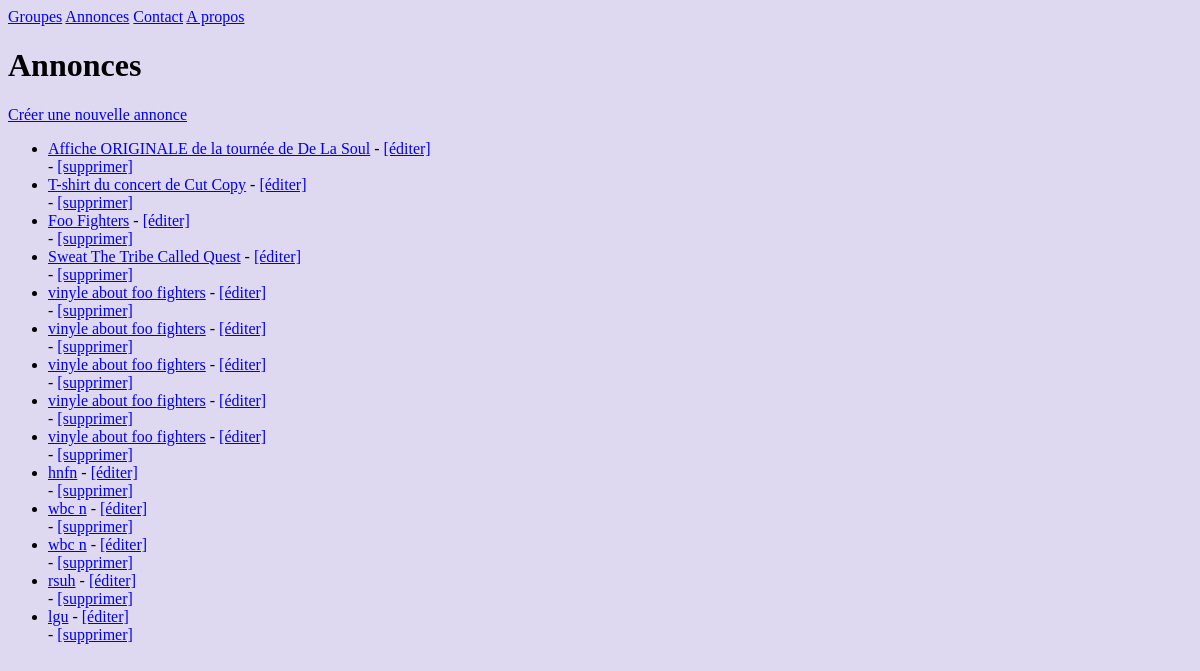
The page /listings/ on the database as committed earlier.
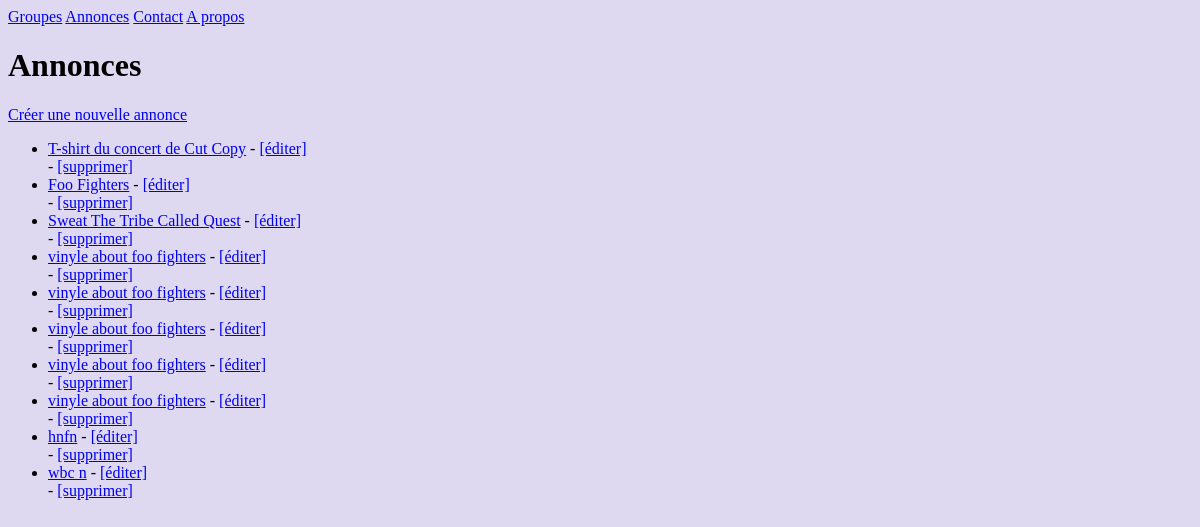
The same page on the database as committed later.
### listings/models.py (models this page shows, shortened)
class Title(models.Model):
    class Type(models.TextChoices):
        Records = "R"
        Clothing = "C"
        Posters = "P"
        Miscellaneous = "M"
    name = models.fields.CharField(max_length=100)
    description = models.fields.CharField(max_length=1000)
    sold = models.fields.BooleanField(default=False)
    year = models.fields.IntegerField(null=True, blank=True)
    type = models.fields.CharField(choices=Type.choices, max_length=5)
    band = models.ForeignKey(Band, null=True, on_delete=models.SET_NULL)

### listings/views.py (the view)
# urls.py: path('listings/', views.listings, name='listings-list'),
def listings(request):
    title = Title.objects.all()
    return render(request, "listings/listings.html", context={"title" : title})

### listings/templates/listings/listings.html
{% extends 'listings/base.html' %}
{% block content %}
<h1>Annonces</h1>
<a href="{% url 'listings-create' %}">Créer une nouvelle annonce</a>
<ul>
    {% for title in title %}
        <li><a href="{% url 'listings-detail' title.id %}">{{ title.name }}</a>
        - <a href="{% url 'listings-change' title.id %}">[éditer]</a></li>
        - <a href="{% url 'listings-delete' title.id %}">[supprimer]</a></li>
    {% endfor %}
</ul>
{% endblock content %}

Rows that differ between the two databases and show on the page:
removed Title: name "Affiche ORIGINALE de la tournée de De La Soul"
removed Title: name "wbc n"
removed Title: name "rsuh"
removed Title: name "lgu"
